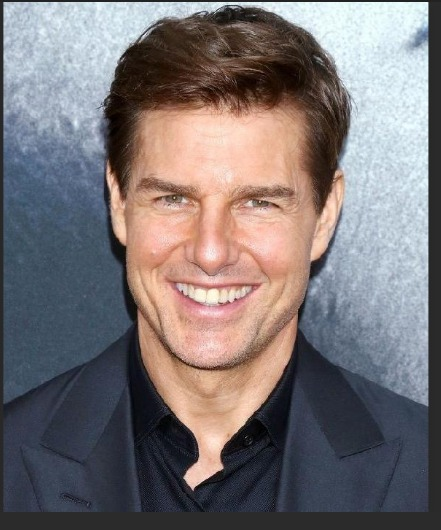
#> input picture main/tom/tom1.jpeg, 441 x 530 px, found by its file name
$ jupyter execute --allow-errors 'Imported pickle file and predicted 02-03-24 project.ipynb'
#> lines starting #> are read from the running program, lines starting #| are printed output that depends on the picture
[cell 1]
import pickle
import numpy as np
import cv2
import os
import matplotlib.pyplot as plt

#> (a cell that did not finish here is left out)

#> (a cell that did not finish here is left out)

[cell 4]
har=cv2.CascadeClassifier("haarcascade_frontalface_default.xml") # file to extrat the face

[cell 5]
# import for file list of dir
import os
#> (the rest of this cell did not finish here and is left out)

[cell 6]
ar = cv2.imread(("all/new/mat5.jpg")) # extrat the dir
#> (the rest of this cell did not finish here and is left out)

#> (a cell that did not finish here is left out)

[cell 8]
ar = cv2.imread(("all/tom1.jpeg"))
#> ar is the input picture: shape (530, 441, 3); mean B, G, R 117.3, 115.6, 122.5
print(ar.shape)
#| (530, 441, 3)
gr=cv2.cvtColor(ar,cv2.COLOR_BGR2GRAY)
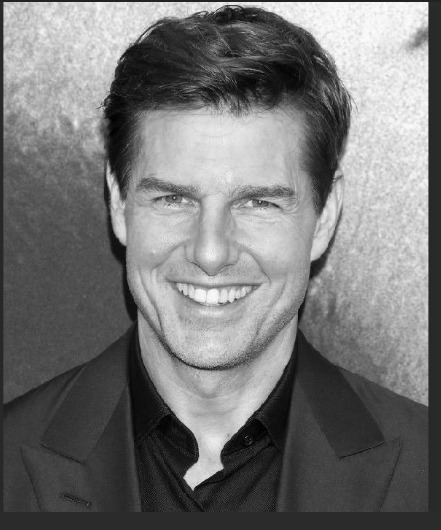
#> gr: shape (530, 441); min 0, max 253, mean 117.9
faces_rect = har.detectMultiScale(gr,scaleFactor=1.1,minNeighbors=9,flags=cv2.CASCADE_SCALE_IMAGE)
#> faces_rect = [[152, 324, 110, 110], [94, 102, 248, 248]]
for (x, y, w, h) in faces_rect:
        gr = gr[y:y+h, x:x+w]
#> this loop made 2 passes
#> pass 1, `gr = gr[y:y+h, x:x+w]`:
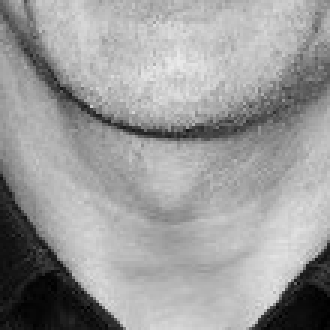
#> gr: shape (110, 110) (shown 3 times larger); min 0, max 234, mean 155


res=cv2.resize(gr,(52,52))
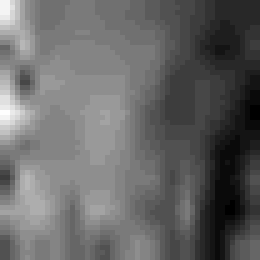
#> res: shape (52, 52) (shown 5 times larger); min 0, max 25, mean 10.1; drawn with min black and max white
rsz=res.reshape(1,2704)

rsz.shape
#> Out = (1, 2704)

$ run again, with main/tom/tom2.jpeg copied over main/tom/tom1.jpeg
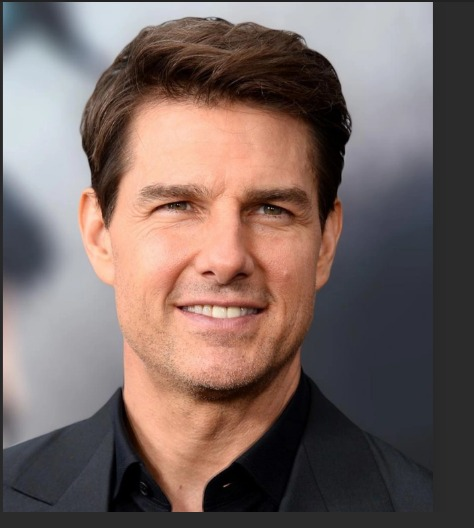
#> input picture main/tom/tom2.jpeg, 474 x 528 px, found by its file name
#> ar is the input picture: shape (528, 474, 3); mean B, G, R 99, 103.1, 120.4
#| (528, 474, 3)
#> `gr=cv2.cvtColor(ar,cv2.COLOR_BGR2GRAY)`:
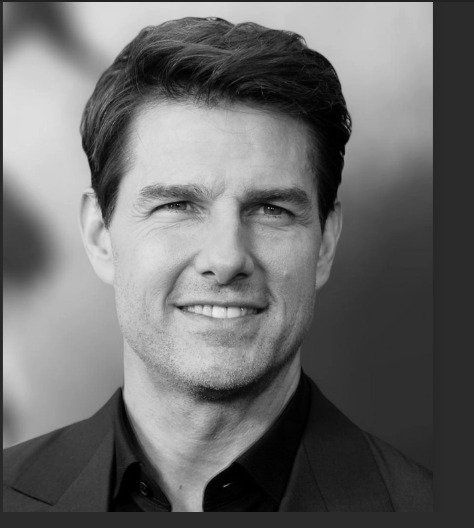
#> gr: shape (528, 474); min 0, max 239, mean 107.8
#> faces_rect = [[86, 103, 272, 272]]
#> the loop `for (x, y, w, h) in faces_rect:` made 1 pass
#> `res=cv2.resize(gr,(52,52))`:
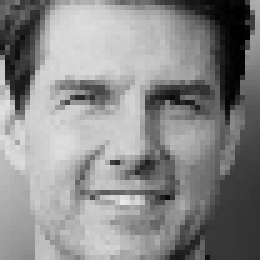
#> res: shape (52, 52) (shown 5 times larger); min 0, max 233, mean 137.8

$ run again, with main/tom/tom3.jpeg copied over main/tom/tom1.jpeg
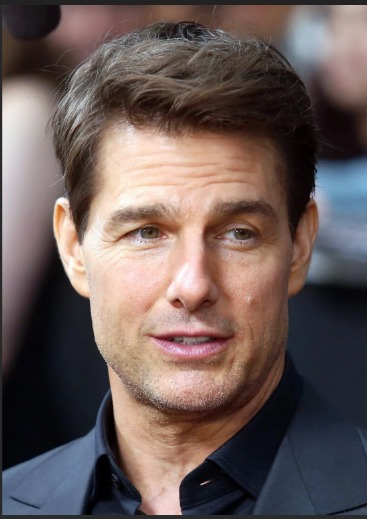
#> input picture main/tom/tom3.jpeg, 367 x 519 px, found by its file name
#> ar is the input picture: shape (519, 367, 3); mean B, G, R 88.3, 90.9, 106.2
#| (519, 367, 3)
#> `gr=cv2.cvtColor(ar,cv2.COLOR_BGR2GRAY)`:
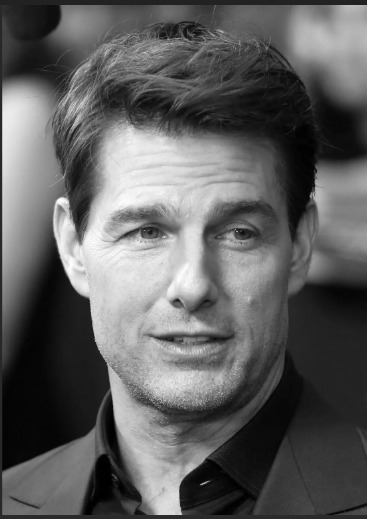
#> gr: shape (519, 367); min 0, max 254, mean 95.1
#> faces_rect = [[61, 131, 260, 260]]
#> the loop `for (x, y, w, h) in faces_rect:` made 1 pass
#> `res=cv2.resize(gr,(52,52))`:
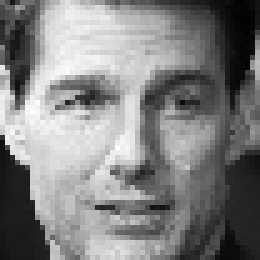
#> res: shape (52, 52) (shown 5 times larger); min 1, max 253, mean 129.5

$ run again, with main/tom/tom4.jpeg copied over main/tom/tom1.jpeg
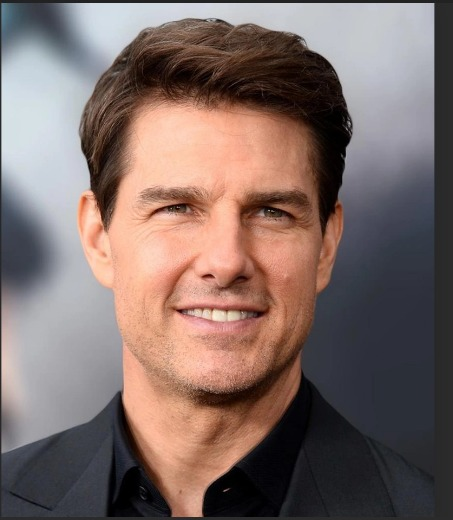
#> input picture main/tom/tom4.jpeg, 453 x 520 px, found by its file name
#> ar is the input picture: shape (520, 453, 3); mean B, G, R 103.7, 108.1, 126.8
#| (520, 453, 3)
#> `gr=cv2.cvtColor(ar,cv2.COLOR_BGR2GRAY)`:
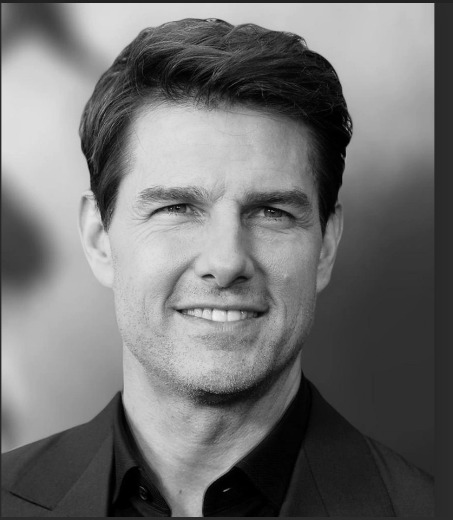
#> gr: shape (520, 453); min 0, max 242, mean 113.2
#> faces_rect = [[85, 106, 277, 277]]
#> the loop `for (x, y, w, h) in faces_rect:` made 1 pass
#> `res=cv2.resize(gr,(52,52))`:
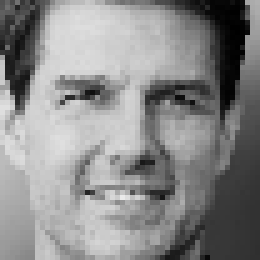
#> res: shape (52, 52) (shown 5 times larger); min 0, max 234, mean 137.5
